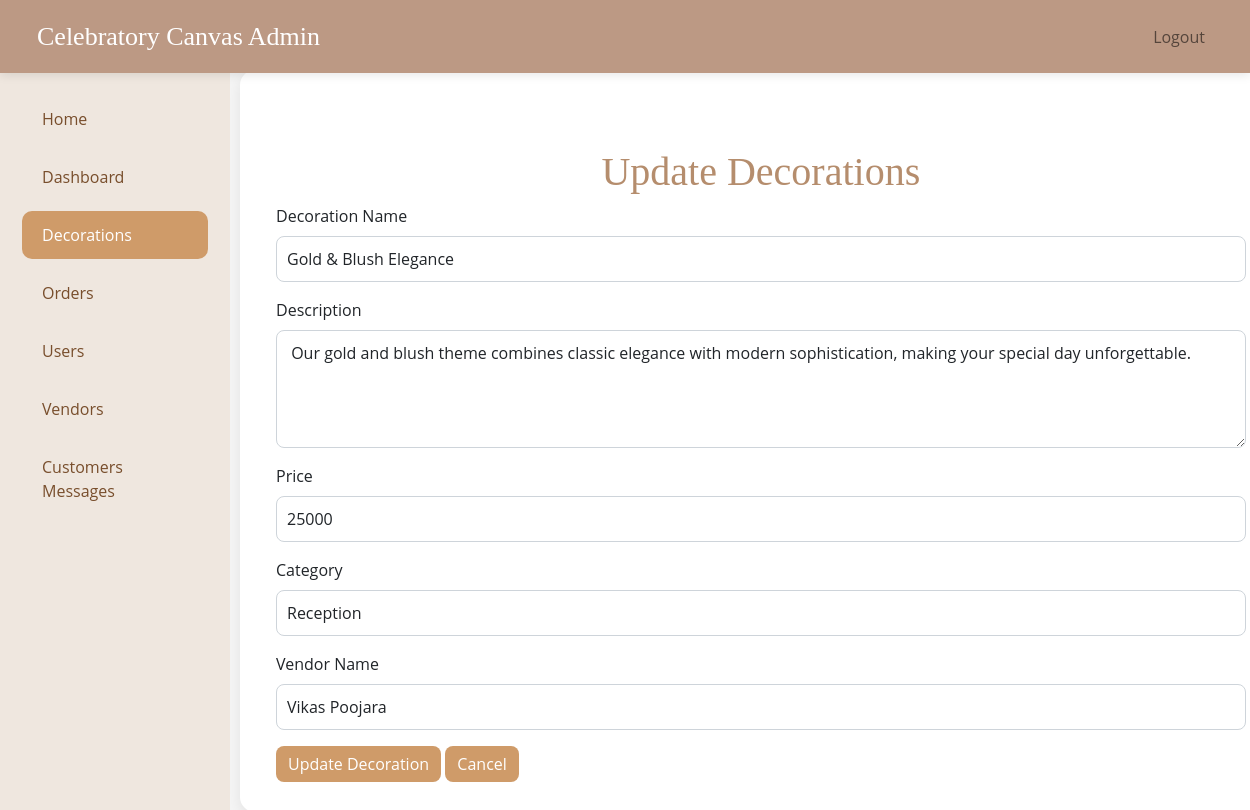
Page /update-decorations.php?id=1 (signed in) on the committed database.
### tables this page shows
CREATE TABLE `decorations` (
  `decoration_id` int(250) NOT NULL,
  `vendor_id` int(250) NOT NULL,
  `decoration_name` varchar(250) NOT NULL,
  `img_path` varchar(250) NOT NULL,
  `decoration_description` varchar(250) NOT NULL,
  `decoration_price` decimal(10,0) DEFAULT NULL,
  `category` varchar(250) NOT NULL
);

CREATE TABLE `vendors` (
  `vendor_id` int(250) NOT NULL,
  `vendor_name` varchar(255) NOT NULL,
  `vendor_password` varchar(250) NOT NULL,
  `contact_info` varchar(255) DEFAULT NULL,
  `vendor_email` varchar(250) DEFAULT NULL,
  `created_at` timestamp NOT NULL DEFAULT current_timestamp()
);

### update-decorations.php (the view, shortened to what this page needs)
<?php
include('conn.php');
$decoration_id = isset($_GET['id']) ? intval($_GET['id']) : 0;
$query = "SELECT d.*, v.vendor_name FROM decorations d JOIN vendors v ON d.vendor_id = v.vendor_id WHERE d.decoration_id = $decoration_id";
$result = mysqli_query($conn, $query);
if (mysqli_num_rows($result) > 0) {
    $decoration = mysqli_fetch_assoc($result);
} else {
    echo "Decoration not found!";
    exit();
}
?>
<!DOCTYPE html>
<html lang="en">
<head>
    <link rel="stylesheet" href="css/bootstrap.min.css">
    <link rel="stylesheet" href="admin.css">
</head>
<body>
    <header class="navbar navbar-expand-lg navbar-light fixed-top">
        <div class="container-fluid">
            <a class="navbar-brand" href="#">Celebratory Canvas Admin</a>
            <div class="collapse navbar-collapse" id="navbarNav">
                <ul class="navbar-nav ms-auto">
                    <li class="nav-item">
                        <a class="nav-link" href="admin-logout.php">Logout</a>
                    </li>
                </ul>
            </div>
        </div>
    </header>
    <div class="container-fluid">
        <div class="row">
            <nav class="col-md-2 d-none d-md-block sidebar">
                <div class="sidebar-sticky">
                    <ul class="nav flex-column">
                        <li class="nav-item">
                            <a class="nav-link" href="admin-panel.php">Home</a>
                        </li>
                        <li class="nav-item">
                            <a class="nav-link" href="dashboard.php">Dashboard</a>
                        </li>
                        <li class="nav-item">
                            <a class="nav-link active" href="decorations.php">Decorations</a>
                        </li>
                        <li class="nav-item">
                            <a class="nav-link" href="orders.php">Orders</a>
                        </li>
                        <li class="nav-item">
                            <a class="nav-link" href="users.php">Users</a>
                        </li>
                        <li class="nav-item">
                            <a class="nav-link" href="vendors.php">Vendors</a>
                        </li>
                        <li class="nav-item">
                            <a class="nav-link" href="contact_us.php">Customers Messages</a>
                        </li>
                    </ul>
                </div>
            </nav>
            <main role="main" class="col-md-9 ml-sm-auto col-lg-10 px-md-4 admin-panel">
                <div class="container mt-5">
                    <div class="text-center">
                        <h1>Update Decorations</h1>
                    </div>
                    <form method="POST" action="">
                        <div class="mb-3">
                            <label for="decoration_name" class="form-label">Decoration Name</label>
                            <input type="text" class="form-control" id="decoration_name" name="decoration_name"
                                value="<?php echo $decoration['decoration_name']; ?>" required>
                        </div>
                        <div class="mb-3">
                            <label for="decoration_description" class="form-label">Description</label>
                            <textarea class="form-control" id="decoration_description" name="decoration_description"
                                rows="4" required><?php echo $decoration['decoration_description']; ?></textarea>
                        </div>
                        <div class="mb-3">
                            <label for="decoration_price" class="form-label">Price</label>
                            <input type="number" class="form-control" id="decoration_price" name="decoration_price"
                                value="<?php echo $decoration['decoration_price']; ?>" required>
                        </div>
                        <div class="mb-3">
                            <label for="category" class="form-label">Category</label>
                            <select class="form-control" id="category" name="category" required>
                                <option value="Reception"
                                    <?php echo ($decoration['category'] == 'Reception') ? 'selected' : ''; ?>>Reception
                                </option>
                            </select>
                        </div>
                        <div class="mb-3">
                            <label for="vendor_id" class="form-label">Vendor Name</label>
                            <select class="form-control" id="vendor_id" name="vendor_id" required>
                                <?php
                                $vendor_query = "SELECT * FROM vendors";
                                $vendors = mysqli_query($conn, $vendor_query);
                                while ($vendor = mysqli_fetch_assoc($vendors)) {
                                    echo "<option value='" . $vendor['vendor_id'] . "' " . (($decoration['vendor_id'] == $vendor['vendor_id']) ? 'selected' : '') . ">" . $vendor['vendor_name'] . "</option>";
                                }
                                ?>
                            </select>
                        </div>
                        <button type="submit" class="btn btn-submit">Update Decoration</button>
                        <a href="decorations.php" class="btn btn-submit">Cancel</a>
                    </form>
                </div>
            </main>
        </div>
    </div>
</body>
</html>

### admin.css (style rules this page uses)
body { font-family: "Open Sans", sans-serif; background-color: #f5f5f5; margin: 0; padding-top: 70px; }
.navbar { background-color: #bc9984; padding: 12px 25px; box-shadow: 0 2px 10px rgba(0, 0, 0, 0.1); }
.navbar-brand { color: #fff; font-size: 26px; font-family: "Dancing Script"; }
.sidebar { width: 230px; background: #efe7df; height: 100vh; position: fixed; top: 70px; left: 0; padding-top: 20px; }
.sidebar .nav-link { color: #784e2c; font-size: 16px; padding: 12px 20px; margin: 5px 10px; border-radius: 10px; transition: 0.3s; }
.sidebar .nav-link.active { background: #cf9b69; color: white; }
.admin-panel { margin-left: 240px; padding: 30px; }
main { background: white; border-radius: 15px; padding: 30px; box-shadow: 0 5px 15px rgba(0, 0, 0, 0.08); }
h1, h2 { color: #b58d6d; font-family: "Dancing Script"; }
.button, .btn-submit { background: #cf9b69; border: none; padding: 6px 12px; border-radius: 8px; color: white; transition: 0.3s; }
.form-control { border-radius: 8px; padding: 10px; }

### rows in the picture
decorations: decoration_name "Gold & Blush Elegance", decoration_description "Our gold and blush theme combines classic elegance with modern sophistication, making your special day unforgettable.", decoration_price "25000", category "Reception", vendor_id "Vikas Poojara"
